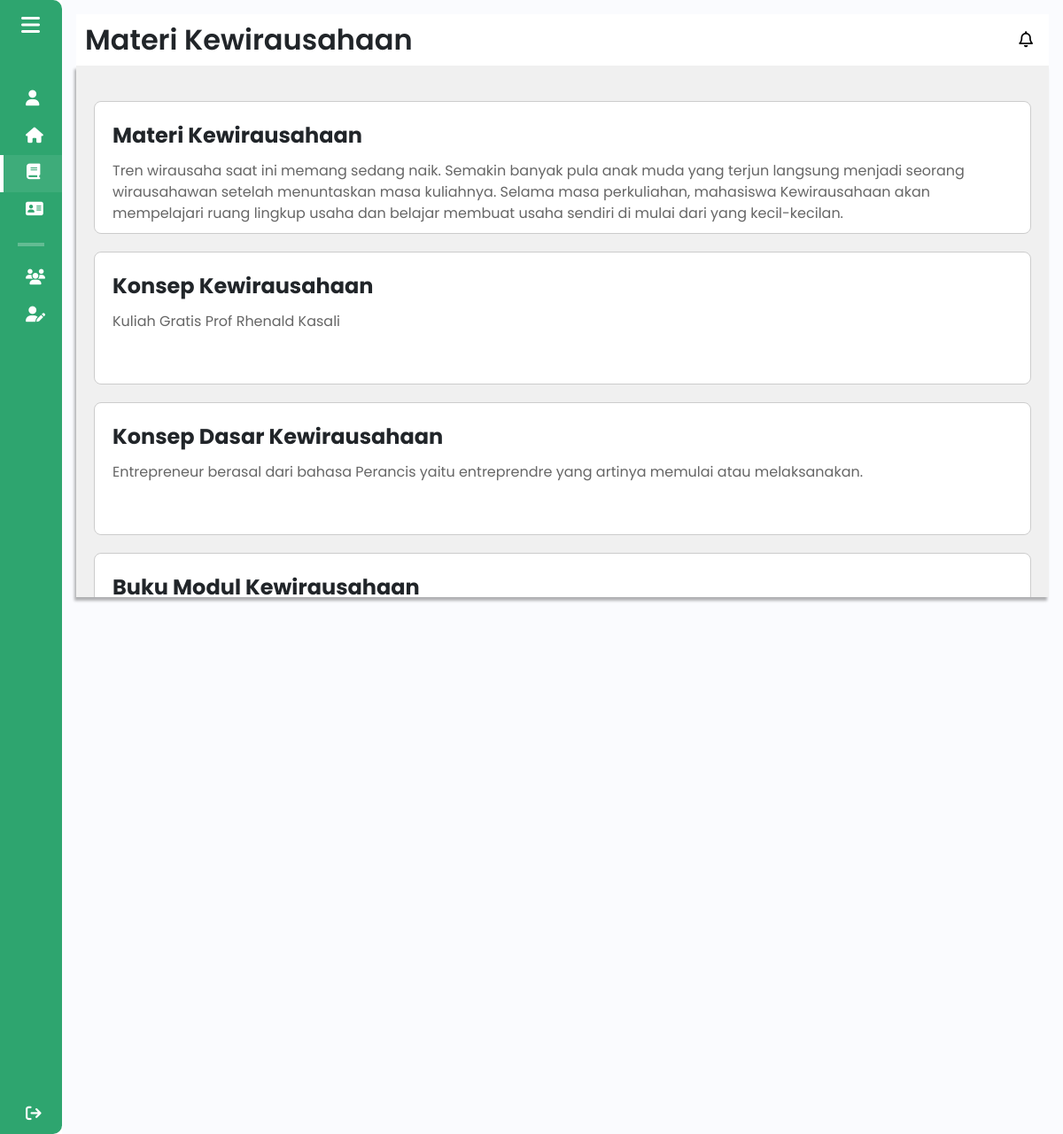
Screenshot of /components/pages/mahasiswa/materikewirausahaan_mahasiswa.php (signed in) with the database file from the repository.
### tables this page shows
CREATE TABLE `materi_kewirausahaan` (
  `id` int(11) NOT NULL,
  `judul` varchar(30) NOT NULL,
  `file_path` varchar(300) NOT NULL,
  `deskripsi` varchar(1000) NOT NULL
);

### components/pages/mahasiswa/materikewirausahaan_mahasiswa.php (the view, shortened to what this page needs)
<!DOCTYPE html>
<html lang="en">
<head>
    <link href="https://cdn.lineicons.com/4.0/lineicons.css" rel="stylesheet">
    <link href="https://cdn.jsdelivr.net/npm/bootstrap@5.3.0-alpha3/dist/css/bootstrap.min.css" rel="stylesheet">
    <link rel="stylesheet" href="/Aplikasi-Kewirausahaan/assets/css/mahasiswa/materikewirausahaan_mahasiswa.css">
</head>
<body>
    <div class="wrapper">
        <?php
        include 'sidebar_mahasiswa.php';
        ?>
        <div class="main p-3">
            <div class="main_header">
                <h1>Materi Kewirausahaan</h1>
                <a href="#" class="notification">
                    <i class="fa-regular fa-bell"></i>
                </a>
            </div>
            <div class="main_wrapper">
                <?php
                include $_SERVER['DOCUMENT_ROOT'] . '/Aplikasi-Kewirausahaan/config/db_connection.php';
                $sql = "SELECT * FROM materi_kewirausahaan";
                $result = $conn->query($sql);
                if ($result === false) {
                    echo "<p>Error pada query: " . $conn->error . "</p>";
                } elseif ($result->num_rows > 0) {
                    while ($row = $result->fetch_assoc()) {
                        echo '<div class="container_materi" onclick="showDetailModal(\'' . $row["id"] . '\', \'' . htmlspecialchars($row["judul"]) . '\', \'' . htmlspecialchars($row["deskripsi"]) . '\', \'' . htmlspecialchars($row["file_path"]) . '\')">';
                        echo '<div class="judul_materi">' . htmlspecialchars($row["judul"]) . '</div>';
                        echo '<div class="deskripsi_materi">' . htmlspecialchars($row["deskripsi"]) . '</div>';
                        echo '</div>';
                    }
                } else {
                    echo "<p>Belum ada materi ditambahkan</p>";
                }
                ?>
            </div>
        </div>
    </div>
</body>
</html>

### assets/css/mahasiswa/materikewirausahaan_mahasiswa.css (style rules this page uses)
a { text-decoration: none; }
h1 { font-weight: 600; font-size: 1.5rem; }
body { font-family: "Poppins", sans-serif; overflow: hidden; }
.wrapper { display: flex; }
.main { min-height: 100vh; width: 100%; overflow: hidden; transition: all 0.35s ease-in-out; background-color: #fafbfe; }
.main_wrapper { width: 100%; height: 600px; background-color: #f0f0f0; box-shadow: -2px 4px 3px rgba(0, 0, 0, 0.3); margin: 0 auto; padding: 20px; overflow-y: auto; }
.main_header { display: flex; justify-content: space-between; align-items: center; padding: 10px; background-color: #fff; }
.main_header h1 { font-size: xx-large; margin: 0; }
.notification { display: flex; align-items: center; text-decoration: none; color: #000; font-size: 18px; }
.notification i { margin-right: 8px; }
.container_materi { margin-top: 20px; border: 1px solid #ccc; border-radius: 8px; padding: 20px; padding-right: 25px; background-color: #fff; width: 100%; overflow: hidden; height: 150px; }
.judul_materi { font-size: 24px; font-weight: bold; margin-bottom: 10px; }
.deskripsi_materi { font-size: 16px; max-height: fit-content; color: #666; padding-right: 20px; }

### assets/css/mahasiswa/sidebar_mahasiswa.css (style rules this page uses)
a { text-decoration: none; }
h1 { font-weight: 600; font-size: 1.5rem; }
body { font-family: "Poppins", sans-serif; }
.wrapper { display: flex; }
.main { min-height: 100vh; width: 100%; overflow: hidden; transition: all 0.35s ease-in-out; background-color: #fafbfe; }

### rows the page displays
materi_kewirausahaan: judul "Materi Kewirausahaan", deskripsi "Tren wirausaha saat ini memang sedang naik. Semakin banyak pula anak muda yang terjun langsung menjadi seorang wirausahawan setelah menuntaskan masa kuliahnya. Selama masa perkuliahan, mahasiswa Kewirausahaan akan mempelajari ruang lingkup usaha dan belajar membuat usaha sendiri di mulai dari yang kecil-kecilan."
materi_kewirausahaan: judul "Konsep Kewirausahaan", deskripsi "Kuliah Gratis Prof Rhenald Kasali"
materi_kewirausahaan: judul "Konsep Dasar Kewirausahaan", deskripsi "Entrepreneur berasal dari bahasa Perancis yaitu entreprendre yang artinya memulai atau melaksanakan."
materi_kewirausahaan: judul "Buku Modul Kewirausahaan"
